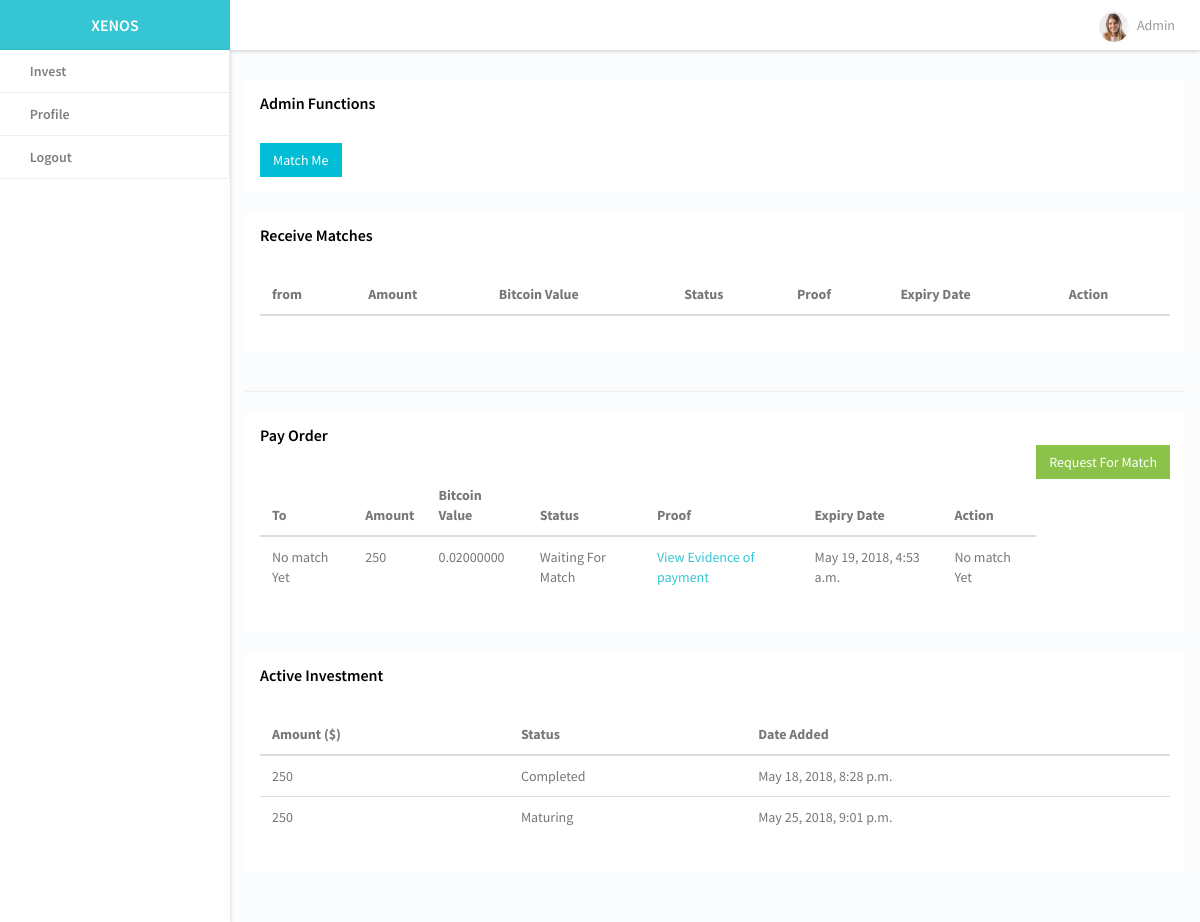
The app's page /office/ (signed in) with its own data.
### dashboard/models.py (models this page shows, shortened)
class Match(models.Model):
    payer=models.ForeignKey(User, on_delete=models.CASCADE, null=True, related_name='payer', blank=True)
    investment=models.ForeignKey(Investment, on_delete=models.CASCADE, related_name='investment', null=True, blank=True)
    plan=models.ForeignKey(Plan, on_delete=models.CASCADE, null=True, blank=True)
    receiver=models.ForeignKey(User, on_delete=models.CASCADE, null=True, related_name='receiver', blank=True)
    bitcoin_value=models.DecimalField(decimal_places=8,max_digits=70, null=True, blank=True)
    status=models.CharField(max_length=200,default='Waiting For Match', choices=(('Expired','Expired'),
                                                     ('Completed' , 'Completed'),
                                                     ('Waiting For Match','Waiting For Match'),
                                                     ('Waiting For Payment','Waiting For Payment')))
    time_matched=models.DateTimeField(null=True, blank=True)
    time_completed=models.DateTimeField(null=True, blank=True)
    expiry_date=models.DateTimeField(default=timezone.now(), null=True, blank=True)
    grace=models.BooleanField(default=True)
    created_date=models.DateTimeField(null=True, auto_now_add=True, blank=True)
    pay=models.ForeignKey(Payment, on_delete=models.CASCADE, null=True, blank=True)

class Plan(models.Model):
    name=models.CharField(max_length=200)
    amount=models.IntegerField(default=250)
    day_length=models.IntegerField()

class Investment(models.Model):
    day_started=models.DateTimeField(auto_now_add=True)
    plan=models.ForeignKey(Plan, on_delete=models.CASCADE)
    owner=models.ForeignKey(User, null=True, on_delete=models.CASCADE)
    maturity_date=models.DateTimeField(null=True)
    status=models.CharField(max_length=200, default='Maturing')
    completed_date=models.DateTimeField(null=True)

### dashboard/views.py (the view)
# urls.py: path('', views.MatchView.as_view(), name='match'),
class MatchView(LoginRequiredMixin, View):
    template_name='remiel_admin/match.html'
    def get(self, request, *args, **kwargs):
       active_receive_matches=Match.objects.filter(receiver=request.user).exclude(status='Completed')
       old_receive_matches=Match.objects.filter(receiver=request.user).filter(status='Completed')[:10]
       active_pay_matches=Match.objects.filter(payer=request.user).exclude(status='Completed')
       old_pay_matches=Match.objects.filter(payer=request.user).filter(status='Completed')[:10]
       active_inv=Investment.objects.exclude(status='Complete').filter(owner=request.user)
       context={'arm':active_receive_matches, 'orm':old_receive_matches,
                'apm':active_pay_matches,'opm':old_pay_matches,
                'ainv':active_inv
                }
       return render(request, self.template_name, context)

### dashboard/templates/remiel_admin/match.html (shortened to what this page needs)
{% extends 'remiel_admin/base.html' %}
{% block content %}
                    <div class="container">
                       {% if request.user.is_staff %}
                        <div class="row">
                            <div class="col-md-12">
                                     <div class="panel">
                                    <header class="panel-heading">
                                        <h2 class="panel-title">Admin Functions</h2>
                                    </header>
                                         <div class="panel-body">
                                             <div class="row">
                                                 <div class="col-md-4">
                                                     <a href="/office/matchadmin" class="btn btn-info">Match Me</a>
                                                 </div>
                                             </div>
                                         </div>
                                     </div>
                            </div>
                        </div>
                        {% endif %}
                            <div class="row">
                                <div class="col-md-12">
                                     <div class="panel">
                                    <header class="panel-heading">
                                        <h2 class="panel-title">Receive Matches</h2>
                                    </header>
                                    <div class="panel-body">
                                      <div class="table-responsive">
                                <table class="table table-hover">
                                    <thead>
                                        <tr>
                                            <th>from</th>
                                            <th>Amount</th>
                                            <th>Bitcoin Value</th>
                                            <th>Status</th>
                                            <th>Proof</th>
                                            <th>Expiry Date</th>
                                            <th>Action</th>
                                        </tr>
                                    </thead>
                                   </table>
                                </div>
                            </div>
                        </div>
                    </div>
                </div>
                 <hr>
                  <div class="row">
                                <div class="col-md-12">
                                     <div class="panel">
                                    <header class="panel-heading">
                                        <h2 class="panel-title">Pay Order</h2>
                                        <a href="{% url 'dash:request_match'%}" class="btn btn-success pull-right">Request For Match </a>
                                    </header>
                                    <div class="panel-body">
                                      <div class="table-responsive">
                                <table class="table table-hover">
                                    <thead>
                                        <tr>
                                            <th>To</th>
                                            <th>Amount</th>
                                            <th>Bitcoin Value</th>
                                            <th>Status</th>
                                            <th>Proof</th>
                                            <th>Expiry Date</th>
                                            <th>Action</th>
                                        </tr>
                                    </thead>
                                    <tbody>
                                        {% for match in apm %}
											<tr>
                                             {% if match.status == 'Waiting For Match' %}<td>No match Yet</td>{% else %}  <td><a data-url="{% url 'dash:ajax_user' match.receiver.pk%}" class="js_modal" href="#">{{match.receiver.username}}</a></td>{% endif %}
											  <td>{{match.plan.amount}}</td>
											  <td>{{match.bitcoin_value|floatformat:8}}</td>
											  <td>{{match.status}}</td>
                                                <td ><a href="#" data-url="{% url 'dash:ajax_evidence'%}?match_id={{match.pk}}"  class="js_modal" match_id="{{match.id}}">View Evidence of payment</a></td>
											  <td>{{match.expiry_date}}</td>
                                               {% if match.status == 'Waiting For Match' %}<td>No match Yet</td>{% else %}  <td><a  class=" btn btn-primary"  href="{% url 'dash:upload_evidence' match.pk %}">Upload Evident</a>{% endif %}
                                            </tr>
											{% endfor %}
                                    </tbody>
                                   </table>
                                </div>
                            </div>
                        </div>
                    </div>
                </div>
                <div class="row">
                                <div class="col-md-12">
                                     <div class="panel">
                                    <header class="panel-heading">
                                        <h2 class="panel-title">Active Investment</h2>
                                    </header>
                                    <div class="panel-body">
                                      <div class="table-responsive">
                                <table class="table table-hover">
                                    <thead>
                                        <tr>
                                            <th>Amount ($)</th>
                                            <th>Status</th>
                                            <th>Date Added</th>
                                        </tr>
                                    </thead>
                                    <tbody>
                                        {% for inv in ainv %}
											<tr>
                                              <td>{{inv.plan.amount}}</td>
											  <td>{{inv.status}}</td>
                                              <td>{{inv.maturity_date}}</td>
                                            </tr>
											{% endfor %}
                                    </tbody>
                                   </table>
                                </div>
                            </div>
                        </div>
                    </div>
                </div>
                        </div>
	    </div>
	    </div>
                    {% endblock %}

### dashboard/templates/remiel_admin/base.html (shortened to what this page needs)
{% load static %}
<!DOCTYPE html>
<html lang="en">
<head>
        <link href="{% static 'assets/plugins/bootstrap/css/bootstrap.min.css' %} " rel="stylesheet">
        <link href="{% static 'assets/plugins/hoe-nav/hoe.css' %}" rel="stylesheet ">
        <link href="{% static 'assets/plugins/ionicons/css/ionicons.min.css' %}" rel="stylesheet">
        <link href="{% static 'assets/plugins/font-awesome/css/font-awesome.min.css' %}" rel="stylesheet">
        <link href="{% static 'assets/css/style.css'%} " rel="stylesheet">
        <link href="{% static 'assets/plugins/dropzone/dropzone.css' %} " rel="stylesheet">
    </head>
    <body hoe-navigation-type="vertical" hoe-nav-placement="left" theme-layout="wide-layout">
        <div id="hoeapp-wrapper" class="hoe-hide-lpanel" hoe-device-type="desktop">
            <header id="hoe-header" hoe-lpanel-effect="shrink">
                <div class="hoe-left-header">
                    <a href="/"> X<span>ENOS</span></a>
                </div>
                <div class="hoe-right-header" hoe-position-type="relative">
                    <ul class="right-navbar navbar-right">
                        <li class="dropdown">
                            <a href="#" data-toggle="dropdown" class="dropdown-toggle"><img src="assets/images/avtar.png" alt="" width="30" class="img-circle"> {{request.user.first_name}}</a>
                        </li>
                    </ul>
                </div>
            </header>
            <div id="hoeapp-container" hoe-color-type="lpanel-bg7" hoe-lpanel-effect="shrink">
                <aside id="hoe-left-panel" hoe-position-type="absolute">
                    <ul class="nav panel-list">
                        <li>
                            <a href="/office/">
                                <i class="fa fa-home"></i>
                                <span class="menu-text">Invest</span>
                            </a>
                        </li>
                        <li>
                            <a href="/office/profile">
                                <i class="fa fa-user"></i>
                                <span class="menu-text">Profile</span>
                            </a>
                        </li>
                         <li>
                            <a href="/account/logout/">
                                <i class="fa fa-key"></i>
                                <span class="menu-text">Logout</span>
                            </a>
                        </li>
                    </ul>
                </aside>
                <section id="main-content">
                    <div class="space-30"></div>
                    {% block content %}{% endblock %}
                    <div class="footer">
                        <div class="row">
                            <div class="col-sm-12">
                                <span>&copy; Copyright 2016. Assan</span>
                            </div>
                        </div>
                    </div>
    </body>
</html>

### acc/static/assets/css/style.css (style rules this page uses)
body, #hoeapp-wrapper { font-family: "Source Sans Pro", sans-serif; font-weight: 400; font-size: 14px; line-height: 26px; -webkit-text-size-adjust: 100%; -moz-osx-font-smoothing: grayscale; -webkit-font-smoothing: antialiased; color: #777; background-color: #fbfcfd; }
a { color: #36c6d3; }
a, button { -moz-transition: all 0.3s; -o-transition: all 0.3s; -webkit-transition: all 0.3s; transition: all 0.3s; text-decoration: none; }
a, a:hover, a:focus, button:hover, button:focus { outline: 0 !important; text-decoration: none; }
h1, h2, h3, h4, h5, h6 { letter-spacing: 0px; margin-top: 0px; color: #333; font-weight: 700; }
h2 { font-size: 28px; }
.space-30 { width: 100%; height: 30px; }
#main-content { padding-bottom: 30px; }
#main-content .container { width: 100%; padding-bottom: 0px; }
.btn { font-size: 14px; text-transform: capitalize; font-weight: 400; -webkit-border-radius: 0px; -moz-border-radius: 0px; -ms-border-radius: 0px; border-radius: 0px; border: 1px solid; }
.btn-success { background-color: #8BC34A; border-color: #8BC34A; color: #fff; }
.btn-info { background-color: #00BCD4; border-color: #00BCD4; color: #fff; }
.hoe-right-header ul > li { margin-right: 15px; }
.hoe-right-header ul > li img { margin-right: 5px; }
.hoe-right-header ul > li > a { color: #999; line-height: 50px; display: block; padding: 0px 10px; }
.hoe-right-header .right-navbar { margin-right: 0px; padding-right: 0px !important; }
.hoe-right-header .right-navbar > li { vertical-align: middle; }
#hoeapp-wrapper { font-family: "Source Sans Pro", sans-serif; }
#hoe-left-panel .panel-list > li > a, #hoe-left-panel .panel-list ul.hoe-sub-menu li > a { padding: 8px 10px; }
.hoe-left-header { background-color: #36c6d3; }
#hoe-left-panel .panel-list > li > a { text-transform: capitalize; font-weight: 600; font-size: 14px; }
.panel { -webkit-border-radius: 0px; -moz-border-radius: 0px; -ms-border-radius: 0px; border-radius: 0px; -webkit-box-shadow: none; -moz-box-shadow: none; -ms-box-shadow: none; box-shadow: none; border: 0; }
.panel .panel-heading { -webkit-border-radius: 0px; -moz-border-radius: 0px; -ms-border-radius: 0px; border-radius: 0px; border-bottom: 0px; padding: 15px; position: relative; }
.panel .panel-heading .panel-title { font-weight: 600; margin-bottom: 0px; text-transform: capitalize; color: #000; }
.form-control, .form-control:focus, .input-error .form-control:focus, .input-success .form-control:focus, .input-warning .form-control:focus, .navbar-collapse, .navbar-form, .navbar-form-custom .form-control:focus, .navbar-form-custom .form-control:hover, .open .btn.dropdown-toggle, .panel, .popover, .progress, .progress-bar { -webkit-box-shadow: none; -moz-box-shadow: none; -ms-box-shadow: none; box-shadow: none; }
.table > tbody > tr > td, .table > tbody > tr > th, .table > tfoot > tr > td, .table > tfoot > tr > th, .table > thead > tr > td, .table > thead > tr > th { padding: 10px 12px; }
.footer { height: 35px; bottom: 0px; left: 0; line-height: 35px; position: absolute; padding: 0px 15px; width: 100%; }

### records on screen
Match: shows "No match Yet", plan.amount "250", bitcoin_value "0.02000000", status "Waiting For Match", expiry_date "May 19, 2018, 4:53 a.m."
Investment: plan.amount "250", status "Completed", maturity_date "May 18, 2018, 8:28 p.m."
Investment: plan.amount "250", status "Maturing", maturity_date "May 25, 2018, 9:01 p.m."

### other values on screen
{{ request.user.first_name }} "Admin"
